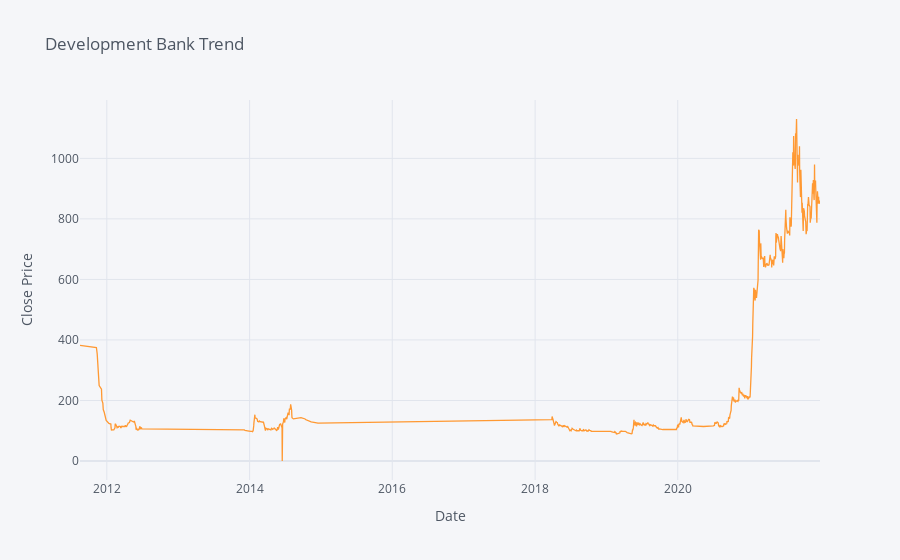

Write notebook code for a chart like this one.
### Markdown cell above
# Plot Trend

### Code cell
develop.iplot(kind="line",x="Date",y="Close Price",xTitle="Date", yTitle="Close Price", title="Development Bank Trend")

### Figure 1 — Plotly figure (JSON) as saved in the notebook; plotly's stock layout.template omitted (floating-point values rounded to 4 significant figures; data arrays with more than 128 entries replaced by an {"elided": "..."} marker saying what was removed)
{"data": [{"line": {"color": "rgba(255, 153, 51, 1.0)", "dash": "solid", "shape": "linear", "width": 1.3}, "mode": "lines", "name": "Close Price", "text": "", "type": "scatter", "x": {"elided": "862 str values"}, "y": {"elided": "862 float values"}}], "layout": {"legend": {"bgcolor": "#F5F6F9", "font": {"color": "#4D5663"}}, "paper_bgcolor": "#F5F6F9", "plot_bgcolor": "#F5F6F9", "title": {"font": {"color": "#4D5663"}, "text": "Development Bank Trend"}, "xaxis": {"gridcolor": "#E1E5ED", "showgrid": true, "tickfont": {"color": "#4D5663"}, "title": {"font": {"color": "#4D5663"}, "text": "Date"}, "zerolinecolor": "#E1E5ED"}, "yaxis": {"gridcolor": "#E1E5ED", "showgrid": true, "tickfont": {"color": "#4D5663"}, "title": {"font": {"color": "#4D5663"}, "text": "Close Price"}, "zerolinecolor": "#E1E5ED"}}}
